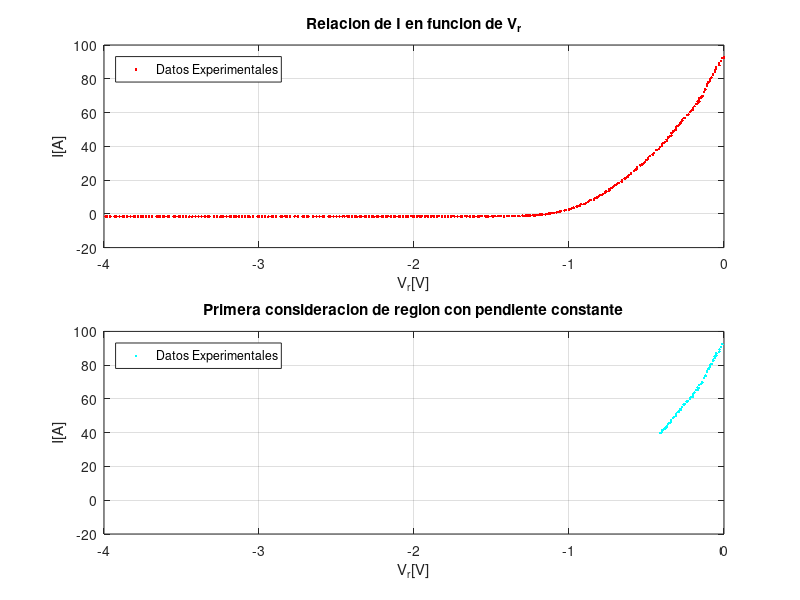
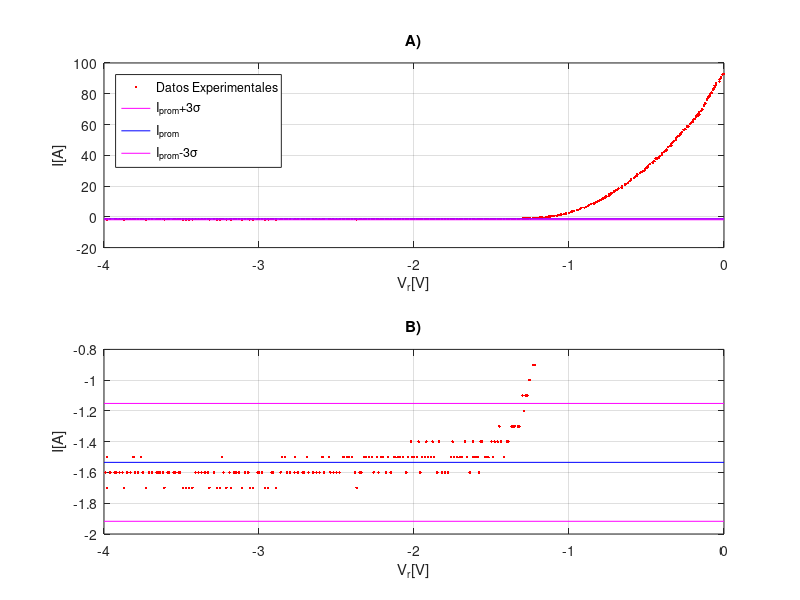
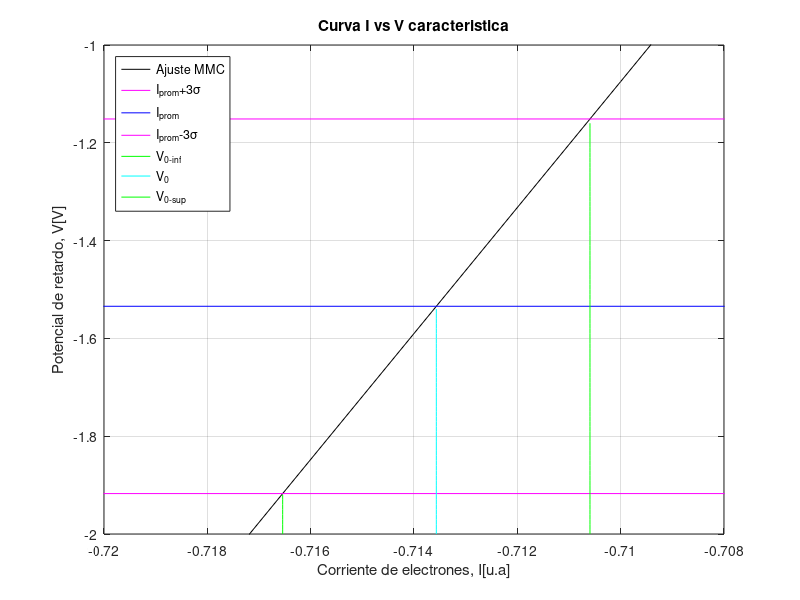

Here is the MATLAB script that generated these plots, in order:
clear all; close all;
Vr = [0	0	-0.01	-0.02	-0.03	-0.03	-0.05	-0.05	-0.06	-0.06	-0.07000000000000001	-0.07000000000000001	-0.08	-0.09	-0.09	-0.1	-0.1	-0.11	-0.11	-0.12	-0.12	-0.13	-0.14	-0.14	-0.15	-0.16	-0.16	-0.17	-0.17	-0.18	-0.19	-0.2	-0.2	-0.21	-0.22	-0.23	-0.24	-0.24	-0.25	-0.26	-0.27	-0.28	-0.28	-0.29	-0.3	-0.31	-0.31	-0.32	-0.33	-0.34	-0.34	-0.35	-0.36	-0.37	-0.37	-0.38	-0.39	-0.4	-0.4	-0.4	-0.41	-0.42	-0.43	-0.44	-0.45	-0.46	-0.46	-0.48	-0.49	-0.49	-0.5	-0.5	-0.51	-0.52	-0.53	-0.54	-0.5600000000000001	-0.5600000000000001	-0.57	-0.58	-0.6	-0.6	-0.61	-0.62	-0.63	-0.64	-0.66	-0.66	-0.68	-0.6899999999999999	-0.7	-0.71	-0.72	-0.73	-0.74	-0.74	-0.76	-0.77	-0.77	-0.78	-0.79	-0.8	-0.8100000000000001	-0.82	-0.83	-0.84	-0.86	-0.87	-0.88	-0.89	-0.9	-0.92	-0.93	-0.9399999999999999	-0.95	-0.97	-0.98	-0.99	-1	-1.02	-1.03	-1.05	-1.06	-1.07	-1.08	-1.1	-1.11	-1.12	-1.13	-1.14	-1.15	-1.17	-1.18	-1.19	-1.2	-1.21	-1.22	-1.23	-1.25	-1.26	-1.27	-1.28	-1.29	-1.3	-1.32	-1.33	-1.35	-1.36	-1.37	-1.39	-1.4	-1.42	-1.44	-1.45	-1.46	-1.48	-1.49	-1.5	-1.52	-1.53	-1.54	-1.56	-1.57	-1.58	-1.59	-1.61	-1.62	-1.62	-1.64	-1.66	-1.67	-1.69	-1.7	-1.72	-1.74	-1.75	-1.76	-1.78	-1.8	-1.82	-1.84	-1.85	-1.87	-1.88	-1.89	-1.91	-1.92	-1.93	-1.95	-1.96	-1.97	-1.98	-2	-2.01	-2.02	-2.04	-2.05	-2.07	-2.09	-2.1	-2.12	-2.13	-2.15	-2.17	-2.18	-2.2	-2.21	-2.23	-2.24	-2.26	-2.27	-2.29	-2.31	-2.32	-2.34	-2.35	-2.37	-2.38	-2.4	-2.42	-2.43	-2.45	-2.46	-2.48	-2.5	-2.52	-2.54	-2.55	-2.58	-2.59	-2.61	-2.63	-2.65	-2.68	-2.69	-2.71	-2.72	-2.75	-2.77	-2.77	-2.8	-2.82	-2.83	-2.85	-2.86	-2.89	-2.91	-2.92	-2.94	-2.96	-2.98	-3	-3.01	-3.04	-3.06	-3.07	-3.09	-3.11	-3.13	-3.15	-3.16	-3.18	-3.19	-3.21	-3.23	-3.24	-3.25	-3.27	-3.29	-3.32	-3.33	-3.35	-3.37	-3.39	-3.41	-3.43	-3.45	-3.47	-3.49	-3.51	-3.52	-3.54	-3.55	-3.58	-3.59	-3.61	-3.62	-3.64	-3.65	-3.66	-3.69	-3.71	-3.73	-3.75	-3.76	-3.78	-3.8	-3.81	-3.83	-3.85	-3.87	-3.88	-3.9	-3.92	-3.93	-3.96	-3.98	-3.99	-3.98	-3.98];
I = [92.7	92.8	92.40000000000001	90.59999999999999	89.3	88	86.90000000000001	85.7	85.2	84.09999999999999	82.8	82.40000000000001	80.7	79.7	78.90000000000001	78.2	77.59999999999999	76.7	75.90000000000001	73.90000000000001	73.5	72.3	69.40000000000001	69.90000000000001	68.8	68.2	66.59999999999999	66.7	65.40000000000001	65.2	63.7	62.6	61.5	61.2	60.3	58.8	58.6	58.4	56.9	56.6	55.3	54.2	53.6	52.6	52.1	51.2	50	49.4	48.7	47.6	46.3	45.9	45.2	43.8	43.1	42.6	42	41.2	40.7	40.5	39.7	38.5	37.9	37.9	36.1	35.4	35	34.2	32.8	32.3	32	31.8	30.7	29.7	29.3	28.7	27.6	26.5	26.2	25.4	24.3	23.8	23.1	22.1	21.4	20.9	20	19	18.4	17.6	17.1	16.4	15.5	15.2	14.5	13.8	13.3	12.9	12.3	11.8	11.2	11	10.3	9.6	9.199999999999999	8.6	8.300000000000001	7.6	6.9	6.4	5.9	5.8	5	4.6	4.3	3.7	3.5	3	2.6	2.2	2	1.6	1.3	1	0.7	0.5	0.4	0.2	0.1	-0.1	-0.3	-0.4	-0.5	-0.5	-0.7	-0.7	-0.9	-0.9	-1	-1	-1.1	-1.1	-1.2	-1.1	-1.3	-1.3	-1.3	-1.3	-1.3	-1.4	-1.4	-1.5	-1.4	-1.3	-1.4	-1.4	-1.5	-1.4	-1.5	-1.5	-1.5	-1.4	-1.4	-1.6	-1.5	-1.5	-1.5	-1.4	-1.6	-1.5	-1.4	-1.5	-1.5	-1.5	-1.5	-1.4	-1.5	-1.6	-1.6	-1.6	-1.4	-1.6	-1.5	-1.4	-1.5	-1.5	-1.4	-1.5	-1.5	-1.6	-1.4	-1.5	-1.5	-1.5	-1.4	-1.5	-1.6	-1.5	-1.5	-1.5	-1.5	-1.5	-1.6	-1.5	-1.6	-1.5	-1.5	-1.6	-1.5	-1.6	-1.5	-1.5	-1.5	-1.5	-1.6	-1.6	-1.7	-1.6	-1.5	-1.5	-1.5	-1.5	-1.5	-1.6	-1.6	-1.6	-1.6	-1.5	-1.6	-1.5	-1.6	-1.6	-1.6	-1.6	-1.5	-1.6	-1.6	-1.6	-1.6	-1.5	-1.6	-1.6	-1.5	-1.5	-1.6	-1.7	-1.6	-1.6	-1.7	-1.7	-1.6	-1.6	-1.6	-1.7	-1.7	-1.6	-1.6	-1.7	-1.6	-1.6	-1.6	-1.7	-1.6	-1.7	-1.6	-1.5	-1.7	-1.7	-1.6	-1.7	-1.6	-1.6	-1.6	-1.6	-1.6	-1.7	-1.7	-1.7	-1.7	-1.6	-1.6	-1.6	-1.6	-1.6	-1.6	-1.7	-1.6	-1.6	-1.6	-1.6	-1.6	-1.6	-1.7	-1.6	-1.5	-1.6	-1.6	-1.5	-1.6	-1.6	-1.7	-1.6	-1.6	-1.6	-1.6	-1.6	-1.7	-1.6	-1.5	-1.5];

volmax = -1.25; %%%%%%%%%%%%%%%%%%%% se selecciona el valor de voltaje hasta el que se considera, inicialmente, que esta el 0
N=find(Vr == volmax); n = 0; x(1) = 0; y(1) = 0;
for n = N:size(Vr,2)
  x(n-(N-1)) = Vr(n);
  y(n-(N-1)) = I(n);
end

prom=mean(y)
destan=std(y) 
size(y,2)

xx = -4:1:0; Iinf =prom-3*destan; Iprom=prom; Isup= prom+3*destan; 
yysup = Isup*ones(1,5);
yyprom = Iprom*ones(1,5);
yyinf = Iinf*ones(1,5);

volmin = -0.41; %%%%%%%%%%%%%%%%%%%% <------------SELECCIONAR el valor de voltaje desde el que se considera, inicialmente, que la pendiente es constante y != 0
in=find(Vr == volmin); x2 = Vr(3:in); y2 = I(3:in);

%%%%%%%%%%%%%%%%%%%%%%%%%%%%%%%%%%%%%%%%%%% Minimos Cuadrados %%%%%%%%%%%%%%%%%%%%%%%%%%%%%%%%%%%%%%%%%%%%%%
size(x2)
size(y2)
Nin = size(x2)(2)
format long
sx2y2 = sum(x2.*y2); sx2x2 = sum(x2.*x2); sy2y2 = sum(y2.*y2); sx2 = sum(x2); sy2 = sum(y2);
a = (((Nin)*(sx2y2))-((sx2)*(sy2)))/(((Nin)*(sx2x2))-((sx2)*(sx2)))
b = (((sx2x2)*(sy2))-((sx2)*(sx2y2)))/(((Nin)*(sx2x2))-((sx2)*(sx2)))
e = (y2-((a*x2)+b)).^2; sei = sum(e);
iNincertidumbrea=sqrt((sei)/(Nin-2))*sqrt((Nin)/(((Nin)*(sx2x2))-((sx2)*(sx2))))
iNincertidumbreb=sqrt((sei)/(Nin-2))*sqrt((sx2x2)/(((Nin)*(sx2x2))-((sx2)*(sx2))))
r = (((Nin)*(sx2y2))-((sx2)*(sy2)))/(sqrt(((Nin)*(sx2x2))-((sx2)*(sx2)))*sqrt(((Nin)*(sy2y2))-((sy2)*(sy2))))

%%%%%%%%%%%%%%%%%%%%%%%%%%%%%%%%%%%%%%%%%% Calculo de puntos de corte %%%%%%%%%%%%%%%%%%%%%%%%%%%%%%%%%%%%%%%%%%%%%%%%%%%%%%%%%%%%%%%%%%
Voinf = (Isup-b)/(a);Vo = (Iprom-b)/(a);Vosup = (Iinf-b)/(a);
yf1= -2:0.01:Isup;
xf1= Voinf*ones(1,length(yf1));
yf2= -2:0.01:Iprom;
xf2= Vo*ones(1,length(yf2));
yf3= -2:0.01:Iinf;
xf3= Vosup*ones(1,length(yf3));
xx2 = -1.2:0.01:1;
yy2 = a.*xx2+b; %vectores para graficar la recta del ajuste, para evidenciar el corte con el eje I=0 en la grafica inicial (1) 

figure(1);clf;
subplot(2,2,1:2);plot (Vr,I,'r.');grid on;xlabel('V_{r}[V]');ylabel('I[A]');legend('Datos Experimentales','Location','northwest');title('Relacion de I en funcion de V_{r}')
subplot(2,2,3:4);plot (x2,y2,'c.');grid on;axis([-4 0 -20 100]);xlabel('V_{r}[V]');ylabel('I[A]');legend('Datos Experimentales','Location','northwest'); title('Primera consideracion de region con pendiente constante')

figure(2);clf;
subplot(2,1,1); plot (Vr,I,'r.',xx,yysup,'m-',xx,yyprom,'b-',xx,yyinf,'m-');grid on;axis([-4 0 -20 100]);title('A)');xlabel('V_{r}[V]');ylabel('I[A]');legend('Datos Experimentales','I_{prom}+3\sigma','I_{prom}','I_{prom}-3\sigma','Location','northwest')
subplot(2,1,2); plot (Vr,I,'r.',xx,yysup,'m-',xx,yyprom,'b-',xx,yyinf,'m-');grid on; title('B)'); xlabel('V_{r}[V]');ylabel('I[A]');axis([-4 0 -2 -0.8])

figure(3); clf;
plot(xx2,yy2,'k-',xx,yysup,'m-',xx,yyprom,'b-',xx,yyinf,'m-',xf1,yf1,'g',xf2,yf2,'c',xf3,yf3,'g');grid on; axis([-0.72 -0.708 -2 -1]);xlabel('Corriente de electrones, I[u.a]');ylabel('Potencial de retardo, V[V]'); title('Curva I vs V caracteristica'); legend('Ajuste MMC','I_{prom}+3\sigma','I_{prom}','I_{prom}-3\sigma','V_{0-inf}','V_{0}','V_{0-sup}','Location','northwest')
%%%%%%%%%%%%% Informacion final de interes
Iinf
Iprom
Isup
Voinf
Vosup
Vo
deltaVo1 = Vo-Vosup
